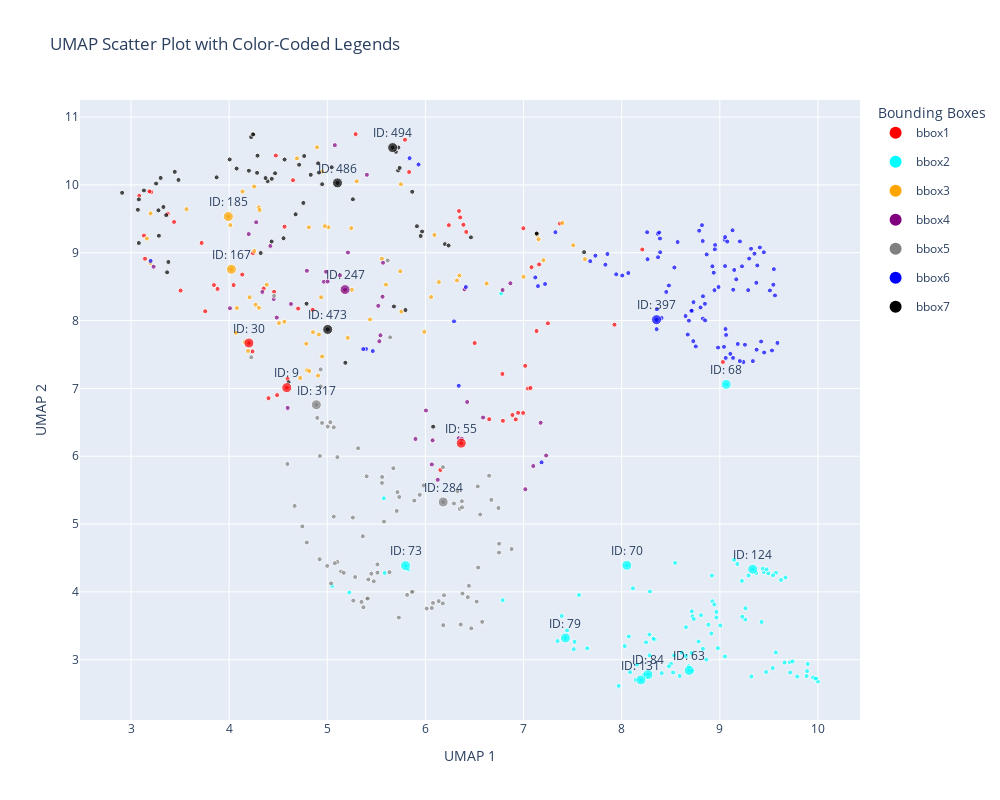

The notebook cell this image was saved under:
### Markdown cell above
# without seg

### Code cell
import os
import numpy as np
import pandas as pd
from PIL import Image
import base64
import io
import plotly.graph_objects as go
from plotly.subplots import make_subplots
from sklearn.preprocessing import StandardScaler
import umap
import imageio
from collections import defaultdict

# Define color mapping for bounding boxes (if still relevant for your visualization)
color_mapping = {
    'bbox1': '#FF0000',  # Red
    'bbox2': '#00FFFF',  # Cyan
    'bbox3': '#FFA500',  # Orange
    'bbox4': '#800080',  # Purple
    'bbox5': '#808080',  # Gray
    'bbox6': '#0000FF',  # Blue
    'bbox7': '#000000'   # Black
}

def process_features(df):
    feature_cols = [c for c in df.columns if c.startswith('feat_')]
    features = df[feature_cols].values
    features_scaled = StandardScaler().fit_transform(features)
    return features_scaled

file_path = 'ViT_all_features_merged.csv'
df = pd.read_csv(file_path)

if 'id' not in df.columns:
    df['id'] = df.index

def reduce_to_umap(features_scaled):
    umap_direct = umap.UMAP(n_components=2, random_state=42)
    return umap_direct.fit_transform(features_scaled)

features_scaled = process_features(df)
umap_result = reduce_to_umap(features_scaled)

df['umap_1'] = umap_result[:, 0]
df['umap_2'] = umap_result[:, 1]

# Sample 20 points for visualization
sampled_points = df.sample(20, random_state=42).sort_values('id')

class VolumeProcessor:
    def __init__(self, raw_base_dir, bbox_name, excel_file):
        self.raw_base_dir = raw_base_dir
        self.bbox_name = bbox_name
        self.excel_file = excel_file
        self.raw_vol = None
        self.synapse_data = None

    def load_volume_data(self, max_slices=None):
        raw_dir = os.path.join(self.raw_base_dir, self.bbox_name)
        raw_files = sorted([f for f in os.listdir(raw_dir) if f.startswith('slice_') and f.endswith('.tif')])

        if max_slices:
            raw_files = raw_files[:max_slices]

        raw_file_paths = [os.path.join(raw_dir, f) for f in raw_files]
        self.raw_vol = np.stack([imageio.imread(f) for f in raw_file_paths], axis=0)

    def load_synapse_data(self):
        self.synapse_data = pd.read_excel(self.excel_file)

# Helper function to convert NumPy array to base64-encoded string
def numpy_to_base64(img_array):
    pil_image = Image.fromarray(img_array.astype('uint8'))  # Convert to PIL Image
    buffer = io.BytesIO()
    pil_image.save(buffer, format="PNG")  # Save as PNG to a buffer
    buffer.seek(0)
    img_base64 = base64.b64encode(buffer.read()).decode('utf-8')  # Encode to base64
    return f"data:image/png;base64,{img_base64}"

# Initialize a cache for VolumeProcessor instances
processor_cache = {}

# Extract raw patches for sampled points
updated_patches = []

for _, row in sampled_points.iterrows():
    bbox_name = row['bbox_name']
    excel_file = f"{bbox_name}.xlsx"  # Adjust if the naming convention differs

    # Check if processor for this bbox_name is already cached
    if bbox_name not in processor_cache:
        processor = VolumeProcessor(raw_base_dir='raw',
                                    bbox_name=bbox_name,
                                    excel_file=excel_file)
        processor.load_volume_data()
        processor.load_synapse_data()
        processor_cache[bbox_name] = processor
    else:
        processor = processor_cache[bbox_name]

    central_coord = (
        int(row['central_coord_1']),
        int(row['central_coord_2']),
        int(row['central_coord_3'])
    )

    # Define the size of the patch
    half_size = 40
    x, y, z = central_coord
    x_start, x_end = max(x - half_size, 0), min(x + half_size, processor.raw_vol.shape[2])
    y_start, y_end = max(y - half_size, 0), min(y + half_size, processor.raw_vol.shape[1])
    z_start, z_end = max(z - half_size, 0), min(z + half_size, processor.raw_vol.shape[0])

    # Extract the raw patch
    raw_patch = processor.raw_vol[z, y_start:y_end, x_start:x_end]

    # Convert grayscale patch to RGB
    patch_rgb = np.stack([raw_patch] * 3, axis=-1).astype(np.uint8)
    updated_patches.append(patch_rgb)

# Create patch grid plot with updated patches
grid_rows, grid_cols = 4, 5
patch_fig = make_subplots(
    rows=grid_rows,
    cols=grid_cols,
    subplot_titles=[f"ID: {id_}" for id_ in sampled_points['id']],
    vertical_spacing=0.05,
    horizontal_spacing=0.05
)

# Add patches to the grid
for idx, patch in enumerate(updated_patches):
    row, col = divmod(idx, grid_cols)
    patch_base64 = numpy_to_base64(patch)

    patch_fig.add_trace(
        go.Image(source=patch_base64),
        row=row + 1,
        col=col + 1
    )

patch_fig.update_layout(
    title="Patch Grid Visualization",
    height=1200,
    width=1500,
    showlegend=False
)

# Reduce font size of subplot titles for clarity
for annotation in patch_fig['layout']['annotations']:
    annotation['font'] = dict(size=13)

# Show patch grid
patch_fig.show()

# Prepare UMAP scatter plot
df['color'] = df['bbox_name'].map(color_mapping)
df['size'] = 5  # Default size for all points

# Update color and size for sampled points
sampled_points = sampled_points.copy()  # To avoid SettingWithCopyWarning
sampled_points['color'] = sampled_points['bbox_name'].map(color_mapping)
sampled_points['size'] = 10  # Bigger size for sampled points

# Create UMAP scatter plot
scatter_fig = go.Figure()

# Add all points as background
scatter_fig.add_trace(go.Scatter(
    x=df['umap_1'],
    y=df['umap_2'],
    mode='markers',
    marker=dict(color=df['color'], size=df['size'], opacity=0.7),
    name="All Points",
    legendgroup="All Points",
    showlegend=False,
    hoverinfo='skip'
))

# Add sampled points with labels
scatter_fig.add_trace(go.Scatter(
    x=sampled_points['umap_1'],
    y=sampled_points['umap_2'],
    mode='markers+text',
    marker=dict(color=sampled_points['color'], size=sampled_points['size']),
    text=[f"ID: {id_}" for id_ in sampled_points['id']],
    textposition='top center',
    name="Sampled Points",
    legendgroup="Sampled Points",
    showlegend=False,
    hoverinfo='text',
    hovertext=[f"ID: {id_}, BBox: {bbox}" for id_, bbox in zip(sampled_points['id'], sampled_points['bbox_name'])]
))

# Add custom legend entries for bbox colors
for bbox, color in color_mapping.items():
    scatter_fig.add_trace(go.Scatter(
        x=[None],  # Dummy entry
        y=[None],
        mode='markers',
        marker=dict(color=color, size=6),
        name=bbox,  # Name of the bbox
        legendgroup=bbox,
        showlegend=True
    ))

# Customize layout
scatter_fig.update_layout(
    title="UMAP Scatter Plot with Color-Coded Legends",
    xaxis_title="UMAP 1",
    yaxis_title="UMAP 2",
    height=800,
    width=1000,
    legend_title="Bounding Boxes",
    legend=dict(
        itemsizing='constant'
    )
)

# Show scatter plot
scatter_fig.show()

### Figure 1 — Plotly figure (JSON) as saved in the notebook; plotly's stock layout.template omitted (floating-point values rounded to 4 significant figures; data arrays with more than 128 entries replaced by an {"elided": "..."} marker saying what was removed)
{"data": [{"hoverinfo": "skip", "legendgroup": "All Points", "marker": {"color": {"elided": "509 str values"}, "opacity": 0.7, "size": {"elided": "509 int values"}}, "mode": "markers", "name": "All Points", "showlegend": false, "type": "scatter", "x": {"elided": "509 float values"}, "y": {"elided": "509 float values"}}, {"hoverinfo": "text", "hovertext": ["ID: 9, BBox: bbox1", "ID: 30, BBox: bbox1", "ID: 55, BBox: bbox1", "ID: 63, BBox: bbox2", "ID: 68, BBox: bbox2", "ID: 70, BBox: bbox2", "ID: 73, BBox: bbox2", "ID: 79, BBox: bbox2", "ID: 84, BBox: bbox2", "ID: 124, BBox: bbox2", "ID: 131, BBox: bbox2", "ID: 167, BBox: bbox3", "ID: 185, BBox: bbox3", "ID: 247, BBox: bbox4", "ID: 284, BBox: bbox5", "ID: 317, BBox: bbox5", "ID: 397, BBox: bbox6", "ID: 473, BBox: bbox7", "ID: 486, BBox: bbox7", "ID: 494, BBox: bbox7"], "legendgroup": "Sampled Points", "marker": {"color": ["#FF0000", "#FF0000", "#FF0000", "#00FFFF", "#00FFFF", "#00FFFF", "#00FFFF", "#00FFFF", "#00FFFF", "#00FFFF", "#00FFFF", "#FFA500", "#FFA500", "#800080", "#808080", "#808080", "#0000FF", "#000000", "#000000", "#000000"], "size": [10, 10, 10, 10, 10, 10, 10, 10, 10, 10, 10, 10, 10, 10, 10, 10, 10, 10, 10, 10]}, "mode": "markers+text", "name": "Sampled Points", "showlegend": false, "text": ["ID: 9", "ID: 30", "ID: 55", "ID: 63", "ID: 68", "ID: 70", "ID: 73", "ID: 79", "ID: 84", "ID: 124", "ID: 131", "ID: 167", "ID: 185", "ID: 247", "ID: 284", "ID: 317", "ID: 397", "ID: 473", "ID: 486", "ID: 494"], "textposition": "top center", "type": "scatter", "x": [4.587, 4.201, 6.365, 8.688, 9.065, 8.052, 5.797, 7.427, 8.267, 9.335, 8.196, 4.023, 3.991, 5.181, 6.181, 4.888, 8.355, 5.004, 5.104, 5.666], "y": [7.011, 7.669, 6.192, 2.841, 7.059, 4.391, 4.387, 3.321, 2.781, 4.334, 2.702, 8.756, 9.533, 8.457, 5.325, 6.759, 8.013, 7.869, 10.03, 10.55]}, {"legendgroup": "bbox1", "marker": {"color": "#FF0000", "size": 6}, "mode": "markers", "name": "bbox1", "showlegend": true, "type": "scatter", "x": [null], "y": [null]}, {"legendgroup": "bbox2", "marker": {"color": "#00FFFF", "size": 6}, "mode": "markers", "name": "bbox2", "showlegend": true, "type": "scatter", "x": [null], "y": [null]}, {"legendgroup": "bbox3", "marker": {"color": "#FFA500", "size": 6}, "mode": "markers", "name": "bbox3", "showlegend": true, "type": "scatter", "x": [null], "y": [null]}, {"legendgroup": "bbox4", "marker": {"color": "#800080", "size": 6}, "mode": "markers", "name": "bbox4", "showlegend": true, "type": "scatter", "x": [null], "y": [null]}, {"legendgroup": "bbox5", "marker": {"color": "#808080", "size": 6}, "mode": "markers", "name": "bbox5", "showlegend": true, "type": "scatter", "x": [null], "y": [null]}, {"legendgroup": "bbox6", "marker": {"color": "#0000FF", "size": 6}, "mode": "markers", "name": "bbox6", "showlegend": true, "type": "scatter", "x": [null], "y": [null]}, {"legendgroup": "bbox7", "marker": {"color": "#000000", "size": 6}, "mode": "markers", "name": "bbox7", "showlegend": true, "type": "scatter", "x": [null], "y": [null]}], "layout": {"height": 800, "legend": {"itemsizing": "constant", "title": {"text": "Bounding Boxes"}}, "title": {"text": "UMAP Scatter Plot with Color-Coded Legends"}, "width": 1000, "xaxis": {"title": {"text": "UMAP 1"}}, "yaxis": {"title": {"text": "UMAP 2"}}}}
